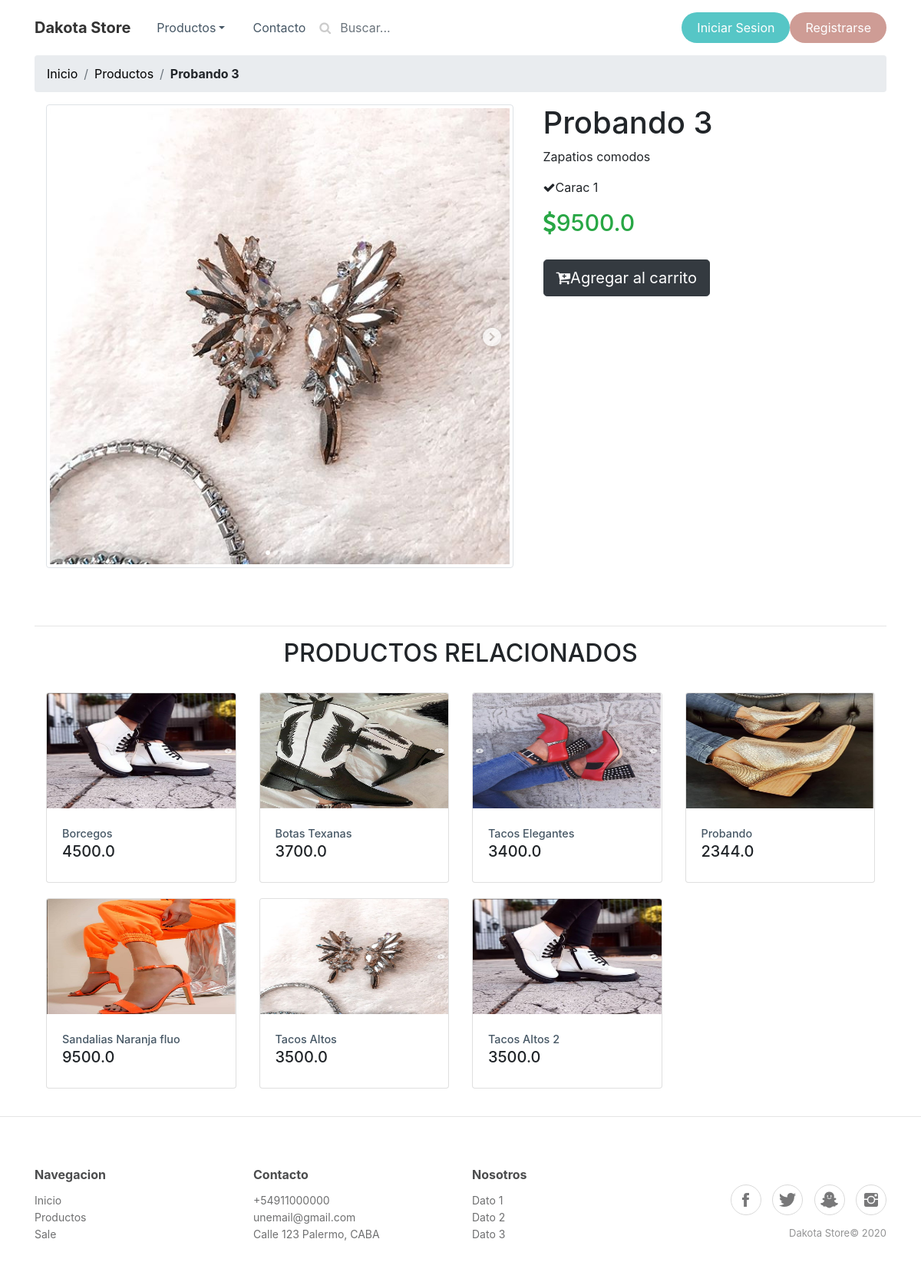
Page /producto/probando-3/ on the committed database.
### productos/models.py (models this page shows, shortened)
class Producto(models.Model):
    nombre = models.CharField(max_length=60, unique=True)
    precio = models.FloatField()
    stock = models.IntegerField(blank=True, null=True)
    color = models.CharField(max_length=15, blank=True, null=True)
    imagen = models.ImageField()
    slug = models.SlugField(blank=True, null=True)
    talles = models.CharField(max_length=3)
    categoria = models.CharField(choices=[('C', 'Carteras'), ('Z', 'Zapatos'), ('J', 'Jeans'), (
        'ZA', 'Zapatillas'), ('V', 'Vestidos'), ('A', 'Accesorios'), ('B', 'Botas')], max_length=15, null=True, blank=True)
    descripcion = models.TextField(blank=True, null=True, max_length=256)
    imagen2 = models.ImageField(blank=True, null=True)
    imagen3 = models.ImageField(blank=True, null=True)
    imagen4 = models.ImageField(blank=True, null=True)
    imagen5 = models.ImageField(blank=True, null=True)
    caracteristica1 = models.CharField(blank=True, null=True, max_length=30)
    caracteristica2 = models.CharField(blank=True, null=True, max_length=30)
    caracteristica3 = models.CharField(blank=True, null=True, max_length=30)
    caracteristica4 = models.CharField(blank=True, null=True, max_length=30)

### productos/views.py (the view)
class ProductoDetailView(generic.DetailView):
    model = models.Producto
    template_name = 'productos/detail.html'
    def get_context_data(self, **kwargs):
        context = super().get_context_data(**kwargs)
        product = get_object_or_404(
            models.Producto, slug=self.kwargs.get('slug'))
        qs = models.Producto.objects.filter(
            categoria=product.categoria).exclude(slug=product.slug)
        context['related'] = qs
        return context

### productos/templates/productos/detail.html (shortened to what this page needs)
{% extends 'header.html' %}
{% block body_block %}
<div class="container">
    <ol class="breadcrumb">
        <li class="breadcrumb-item"><a href="{% url 'productos:index'%}" style="color: black;"><span>Inicio</span></a>
        </li>
        <li class="breadcrumb-item"><a href="#" style="color: black;"><span>Productos</span></a></li>
        <li class="breadcrumb-item"><strong><span>{{producto.nombre}}</span></strong></li>
    </ol>
    <div class="container" style="margin-bottom: 75px;">
        <div class="row">
            <div class="col-md-7">
                <div class="row">
                    <div class="col-md-12"><img class="img-thumbnail img-fluid center-block"
                            src="{{ producto.imagen.url }}" style="height: auto; width: auto;"></div>
                </div>
            </div>
            <div class="col-md-5">
                <h1>{{producto.nombre}}</h1>
                <p>{{producto.descripcion}}</p>
                {% if producto.caracteristica1 %}
                <p><i class="fa fa-check"></i>Carac 1</p>
                {% endif %}
                <h4 class="text-success" style="height:58px;color:rgb(0,0,0);font-size:30px;"><i class="fa fa-usd"
                        style="height:38px;"></i>{{producto.precio}}</h4><button
                    class="btn btn-dark btn-lg center-block" type="button"><i class="fa fa-cart-plus"></i>Agregar al
                    carrito</button>
            </div>
        </div>
    </div>
    <hr>
    <div class="container">
        <h2 class="text-center">PRODUCTOS RELACIONADOS</h2><br>
        <div class="row">
            {% for r in related %}
            <div class="col-md-3" style="padding-bottom: 20px;">
                <div class="card"><a href="{% url 'productos:producto_detail' slug=r.slug %}"><img
                            class="card-img-top w-100 d-block" src="{{ r.imagen.url }}"
                            style="width: auto; height: 150px;" /></a>
                    <div class="card-body"><a href="{% url 'productos:producto_detail' slug=r.slug %}"
                            style="color: #465765; font-weight: 500; font-size: 0.90rem;"><span>{{r.nombre}}</span></a>
                        <h5>{{r.precio}}</h5>
                    </div>
                </div>
            </div>
            {% endfor %}
        </div>
    </div>
</div>
<hr>
{% include 'footer.html' %}
{% endblock %}

### rows in the picture
Producto: nombre "Probando 3", imagen (picture), descripcion "Zapatios comodos", precio "9500.0"
Producto: imagen (picture), nombre "Borcegos", precio "4500.0"
Producto: imagen (picture), nombre "Botas Texanas", precio "3700.0"
Producto: imagen (picture), nombre "Tacos Elegantes", precio "3400.0"
Producto: imagen (picture), nombre "Probando", precio "2344.0"
Producto: imagen (picture), nombre "Sandalias Naranja fluo", precio "9500.0"
Producto: imagen (picture), nombre "Tacos Altos", precio "3500.0"
Producto: imagen (picture), nombre "Tacos Altos 2", precio "3500.0"
